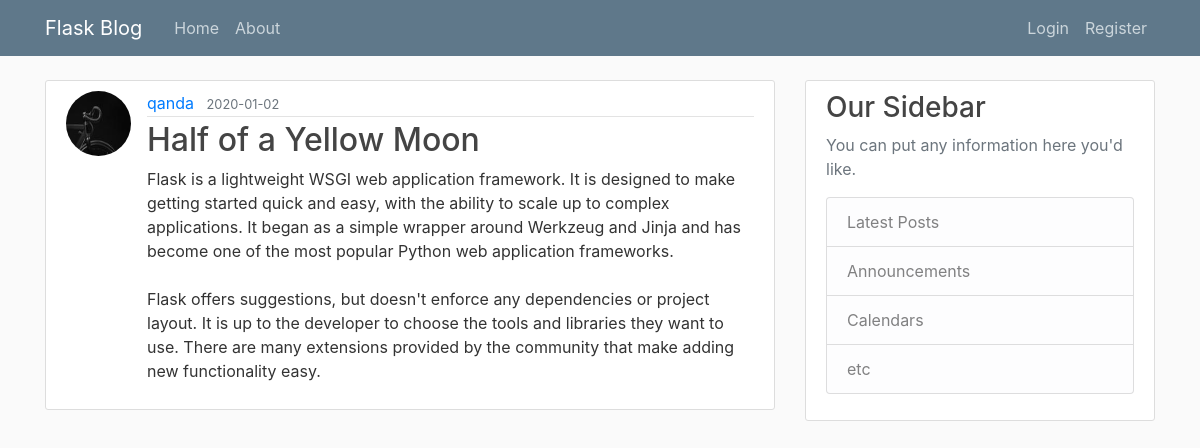
/post/1, run on an earlier commit of the app's database.
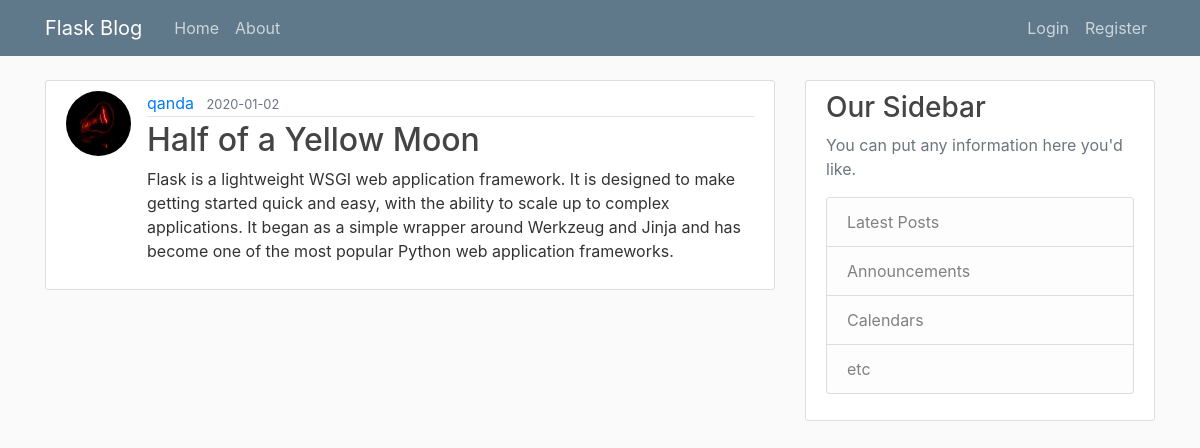
And on a later commit of the database.
### flaskblog/models.py (models this page shows, shortened)
class User(db.Model, UserMixin):
    id = db.Column(db.Integer, primary_key=True)
    username = db.Column(db.String(20), unique=True, nullable=False)
    email = db.Column(db.String(120), unique=True, nullable=False)
    image_file = db.Column(db.String(20), nullable=False,
                           default='default.jpg')
    password = db.Column(db.String(60), nullable=False)
    posts = db.relationship('Post', backref='author', lazy=True)

class Post(db.Model):
    id = db.Column(db.Integer, primary_key=True)
    title = db.Column(db.String(100), nullable=False)
    date_posted = db.Column(db.DateTime, nullable=False,
                            default=datetime.utcnow)
    content = db.Column(db.Text, nullable=False)
    user_id = db.Column(db.Integer, db.ForeignKey('user.id'), nullable=False)

### flaskblog/routes.py (the view)
@app.route('/post/<int:post_id>')
def post(post_id):
    post = Post.query.get_or_404(post_id)
    return render_template('post.html', title=post.title, post=post)

### flaskblog/templates/post.html (shortened to what this page needs)
{% extends "layout.html" %}
{% block content %}
<article class="media content-section">
    <img class="rounded-circle article-img"
        src="{{ url_for('static', filename='profile_pics/' + post.author.image_file) }}">
    <div class="media-body">
        <div class="article-metadata">
            <a class="mr-2" href="{{ url_for('user_posts', username=post.author.username) }}">{{ post.author.username }}</a>
            <small class="text-muted">{{ post.date_posted.strftime('%Y-%m-%d') }}</small>
        </div>
        <h2 class="article-title">{{ post.title }}</h2>
        <p class="article-content">{{ post.content }}</p>
    </div>
</article>
{% endblock content %}

What changed in the data, as far as the page shows it:
changed User "qanda": image_file: picture added in place of a placeholder
changed Post "Half of a Yellow Moon": content "…Python web application frameworks. Flask offers suggestions, but doesn't enforce any dependencies or project layout. It is up to the developer to choose the tools and libraries they want to use. There are many extensions provided by the community that make adding new functionality easy." → "…Python web application frameworks."
